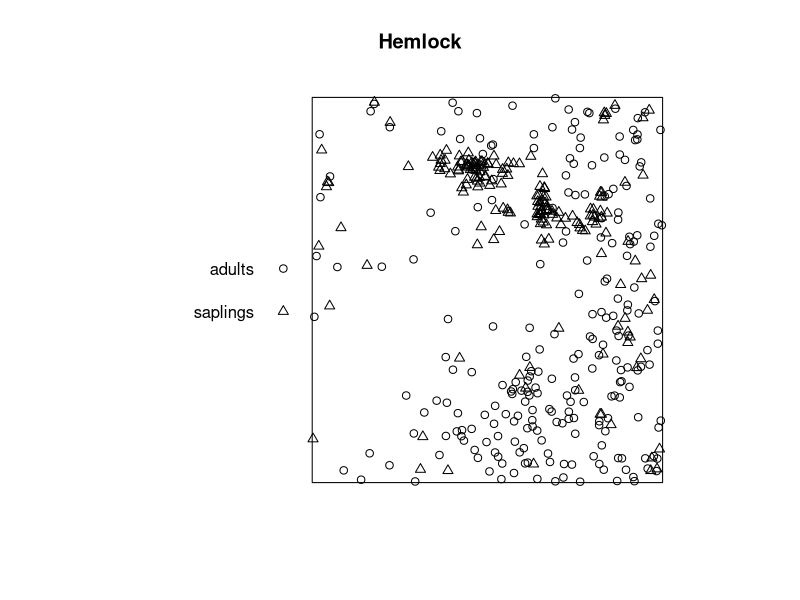
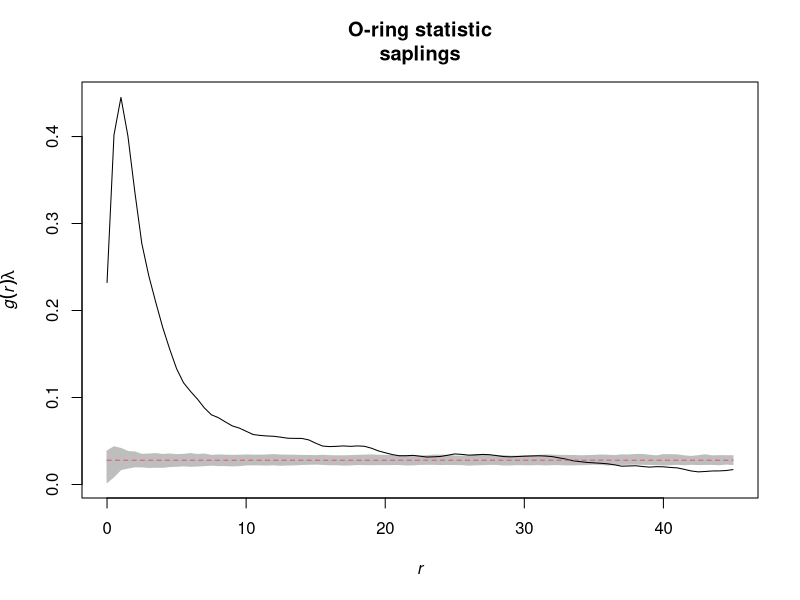
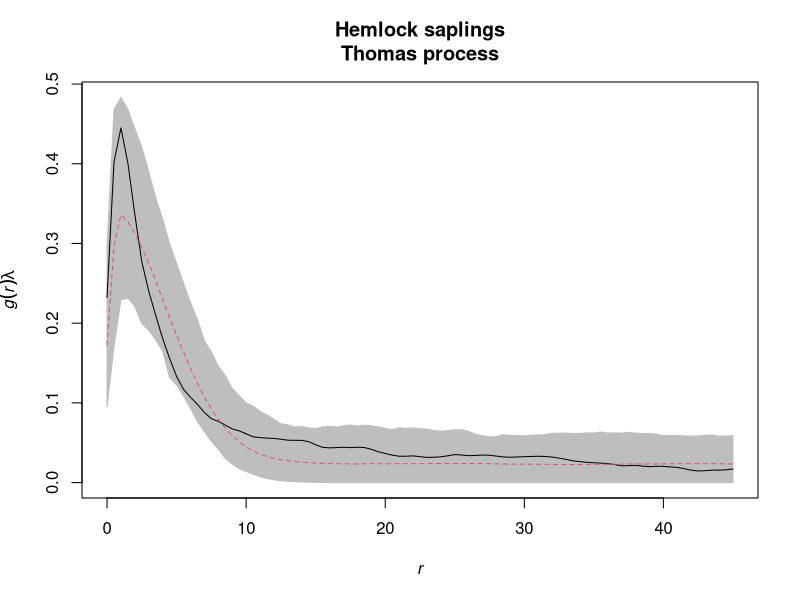
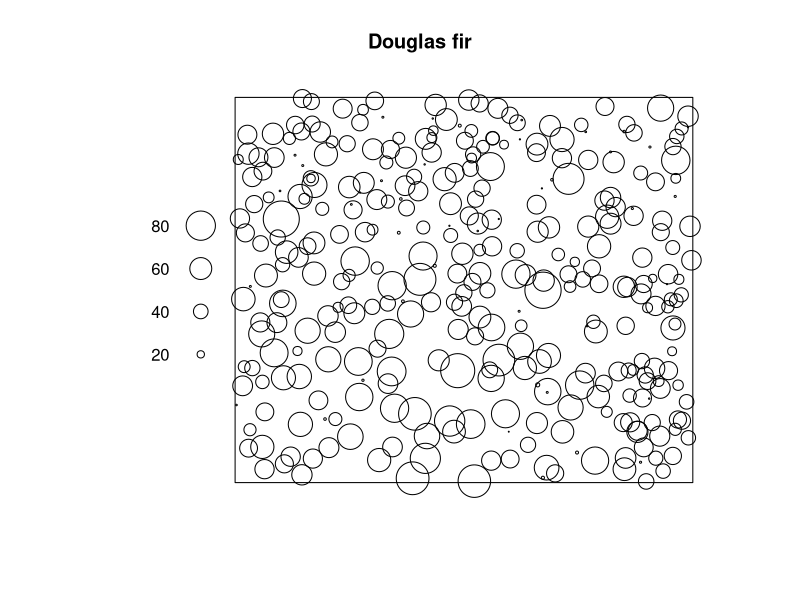
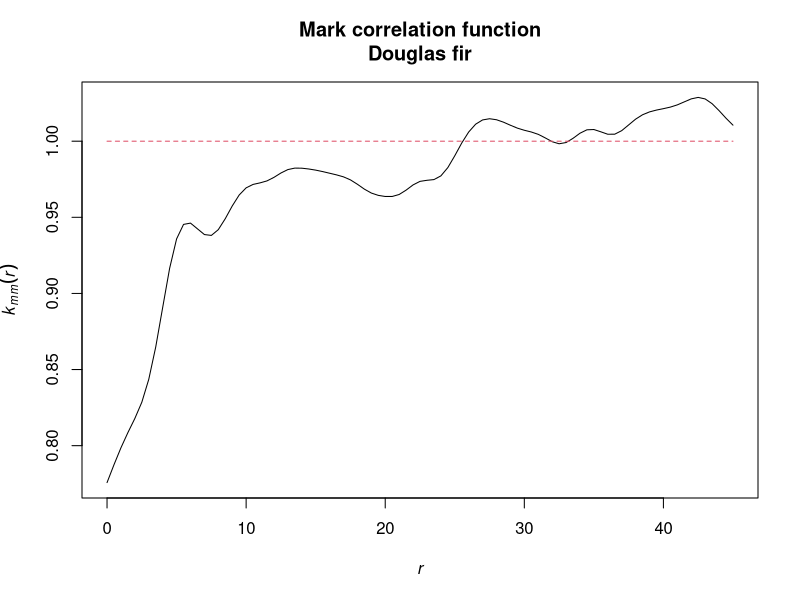
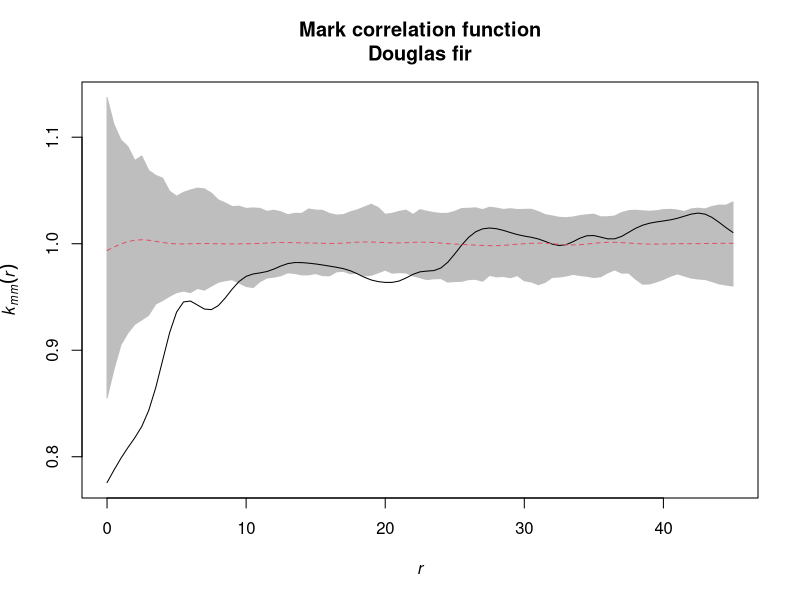
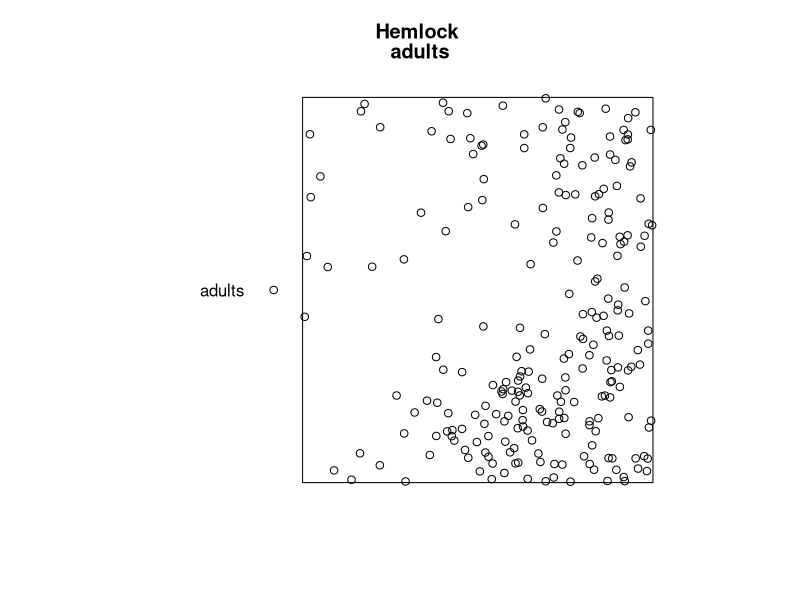
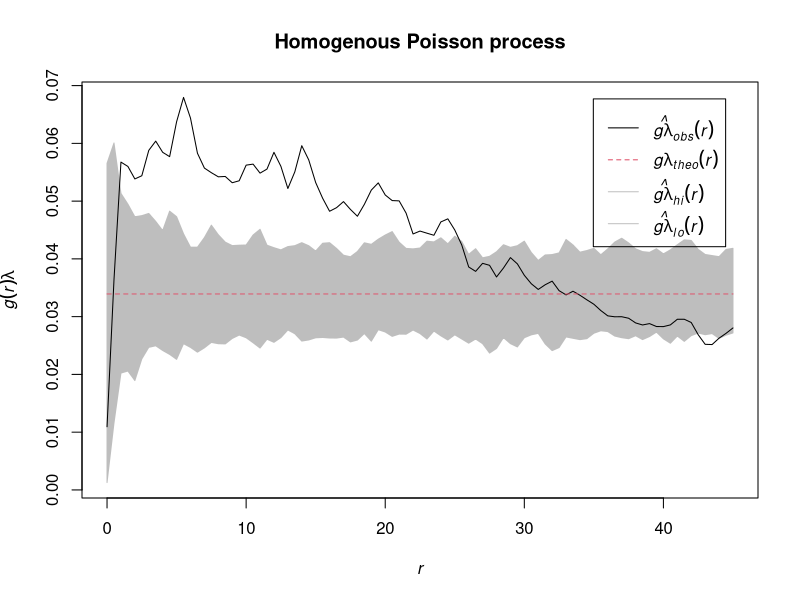

Reproduce these figures in R, in order.
## ---- chunk 1
  library(spatstat)
  library(tidyverse)
## ---- chunk 2
  setwd('C:/Users/Maximilian/ownCloud/03_Lehre/Spatial_Statistics/Practicals/Spatial_statistics_R')
  hemlock <- read_delim(file = 'Hemlock_Adults_vs_SmallSaps.txt', delim = ';')
  
  hemlock <- mutate(hemlock,
                    mark = case_when(mark == 1 ~ 'adults',
                                     mark == 2 ~ 'saplings'),
                    mark = as.factor(mark))
  
  plot_area <- ripras(x = hemlock$x, y= hemlock$y, shape = 'rectangle')
  hemlock_ppp <- as.ppp(X = hemlock, W = plot_area)
  
  summary(hemlock_ppp)
## ---- chunk 3
  plot(hemlock_ppp, main = 'Hemlock')
## ---- chunk 4
  Oest <- function(input, correction = 'Ripley', r = NULL, ...){
    p_fct <- pcf(input, correction = correction, 
                 r = r, divisor = 'd')
    lambda <- intensity(unmark(input))
    eval.fv(p_fct*lambda)
  }
## ---- chunk 5
  saplings <- subset.ppp(hemlock_ppp, marks == 'saplings', drop = TRUE)
  
  o_ring_saplings <- envelope(saplings, fun = Oest,
                              r = seq(from = 0, to = 45, by = 0.5), 
                              nsim = 199, nrank = 5)
## ---- chunk 6
  plot(o_ring_saplings, xlim = c(0, 45), 
       main = 'O-ring statistic\nsaplings', legend = FALSE)
## ---- chunk 7
  thomas_process <- kppm(X = unmark(saplings), clusters = 'Thomas', statistic = 'pcf')
  
  simulated_pattern	<- simulate.kppm(object = thomas_process, nsim = 199)
## ---- chunk 8
  o22_saplings_thomas <- envelope(saplings, fun = Oest, 
                                  r = seq(from = 0, to = 45, by = 0.5),
                                  nsim = 199, nrank = 5, 
                                  simulate = simulated_pattern)
## ---- chunk 9
  plot(o22_saplings_thomas, xlim = c(0, 45), 
       main = 'Hemlock saplings\nThomas process', legend = FALSE)
## ---- chunk 10
  print(thomas_process)
## ---- chunk 11
  paste0('Number of parents: ', round(thomas_process$clustpar[['kappa']] * area(saplings$window), 2))
  paste0('Cluster area: ', round((thomas_process$clustpar[['scale']] ^ 2) * pi, 2)) # Double check also with Programita!
## ---- chunk 12
  setwd('C:/Users/Maximilian/ownCloud/03_Lehre/Spatial_Statistics/Practicals/Spatial_statistics_R')
  douglas_fir <- read_delim(file = 'Alive_DouglasFir_OGN.txt', delim = ';')
  
  plot_area <- ripras(x = douglas_fir$x, y = douglas_fir$y, shape = 'rectangle')
  douglas_fir_ppp <- as.ppp(X = douglas_fir, W = plot_area)
  
  summary(douglas_fir_ppp)
## ---- chunk 13
  plot(douglas_fir_ppp, main = 'Douglas fir')
## ---- chunk 14
  mark_corrlation_douglas_fir <- markcorr(X = douglas_fir_ppp, 
                                          r = seq(from = 0, to = 45, by = 0.5),
                                          correction = 'Ripley')
## ---- chunk 15
  plot(mark_corrlation_douglas_fir, xlim = c(0, 45), 
       main = 'Mark correlation function\nDouglas fir', legend = F)
## ---- chunk 16
  envelopes_mark_correlation_alive <- envelope(Y = douglas_fir_ppp, fun = markcorr,
                                               r = seq(from = 0, to = 45, by = 0.5),
                                               nsim = 199, nrank = 5,
                                               simulate = expression(rlabel(douglas_fir_ppp)))

## ---- chunk 17
  plot(envelopes_mark_correlation_alive, xlim = c(0, 45), 
       main = 'Mark correlation function\nDouglas fir', legend = F)
## ---- chunk 18
  setwd('C:/Users/Maximilian/ownCloud/03_Lehre/Spatial_Statistics/Practicals/Spatial_statistics_R')
  hemlock <- read_delim(file = 'Hemlock_Adults_vs_SmallSaps.txt', delim = ';')
  
  hemlock <- mutate(hemlock,
                    mark = case_when(mark == 1 ~ 'adults',
                                     mark == 2 ~ 'saplings'),
                    mark = as.factor(mark))
  
  plot_area <- ripras(x = hemlock$x, y = hemlock$y, shape = 'rectangle')
  hemlock_ppp <- as.ppp(X = hemlock, W = plot_area)
  
  summary(hemlock_ppp)
## ---- chunk 19
  plot(subset.ppp(hemlock_ppp, marks == 'adults', drop=T), main='Hemlock \nadults')
## ---- chunk 20
  Oest <- function(input, correction = 'Ripley', r = NULL, ...){
    p_fct <- pcf(input, correction = correction, r = r, divisor = 'd')
    lambda <- intensity(unmark(input))
    eval.fv(p_fct*lambda)
  }
## ---- chunk 21
  adults <- subset.ppp(hemlock_ppp, marks == 'adults', drop = TRUE)
  
  envelopes_adults_homo <- envelope(Y = adults, fun = Oest,
                                    r = seq(from = 0, to = 45, by = 0.5), 
                                    nsim = 199, rank = 5)

## ---- chunk 22
  plot(envelopes_adults_homo, xlim = c(0,45), 
       main = 'Homogenous Poisson process')
## ---- chunk 23
  lambda_xy <- density.ppp(x = adults)
  class(lambda_xy)
## ---- chunk 24
  plot(lambda_xy, main = 'lambda(xy)')
## ---- chunk 25
  simulated_heterogenous_pattern <- rpoispp(lambda = lambda_xy, nsim = 199)
## ---- chunk 26
  plot(lambda_xy, main = 'Simulated data')
  points(simulated_heterogenous_pattern[[5]], pch = 19)
## ---- chunk 27
  envelopes_adults_hetero <- envelope(Y = adults, fun = Oest,
                                      r = seq(from = 0, to = 45, by = 0.5), 
                                      nsim = 199, rank = 5, 
                                      simulate = simulated_heterogenous_pattern)

## ---- chunk 28
  plot(envelopes_adults_hetero, xlim = c(0, 45), 
       main = 'Heterogenous Poisson process')
